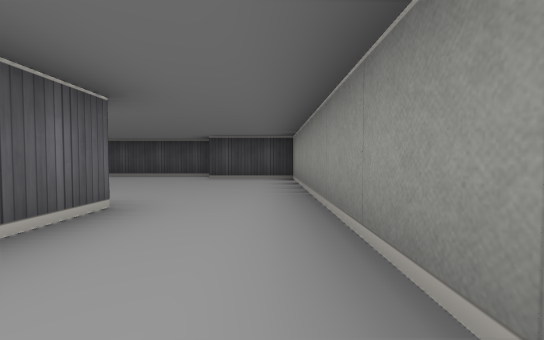
view 1 (above)

16 first-person views from a walk through a cub3D level. The camera is about half as high as the walls, tilts 2° down and sees 90° across. The floor is counted in squares. Each view is taken from the middle of a square. On the plan, view 1 faces up. The plan holds only what a view shows up to about 9 squares ahead; the rest is blank.

view 2
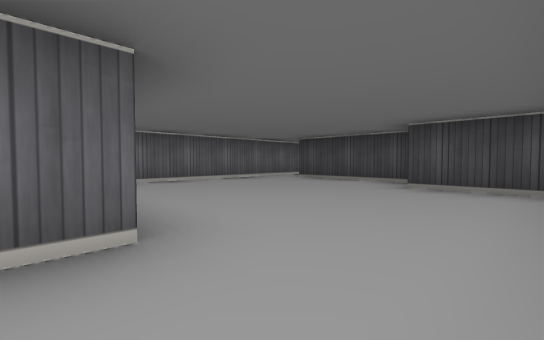

view 3
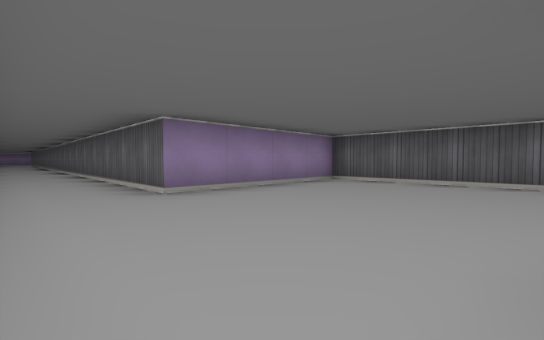

view 4
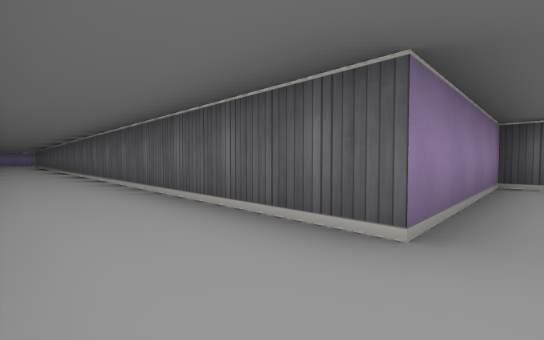

view 5
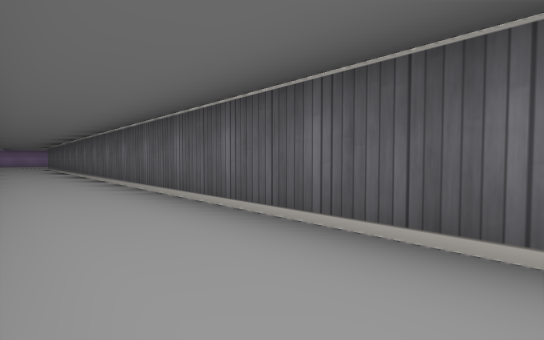

view 6
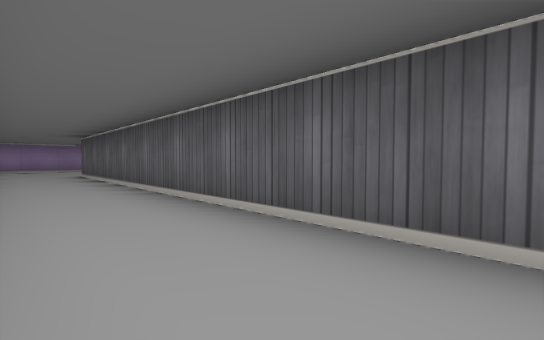

view 7
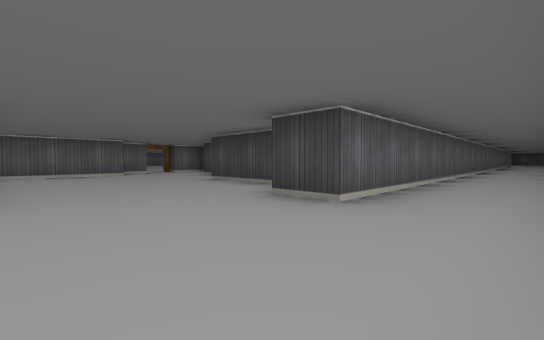

view 8
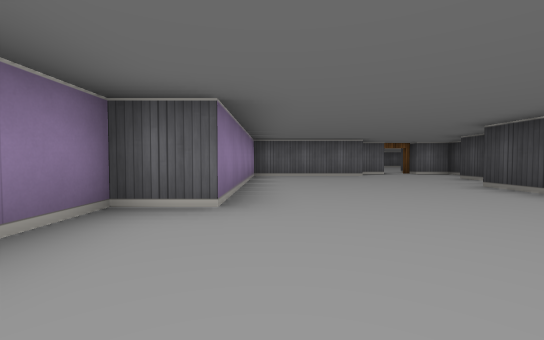

view 9
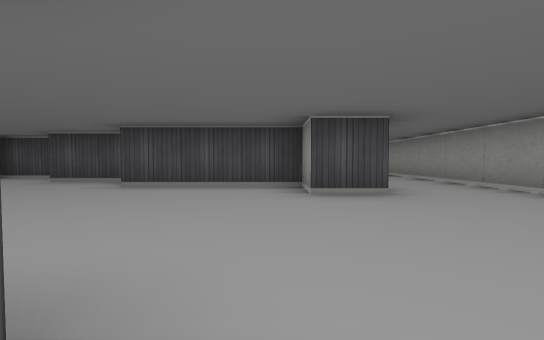

view 10
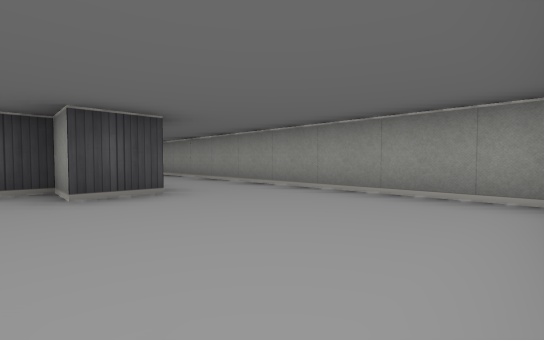

view 11
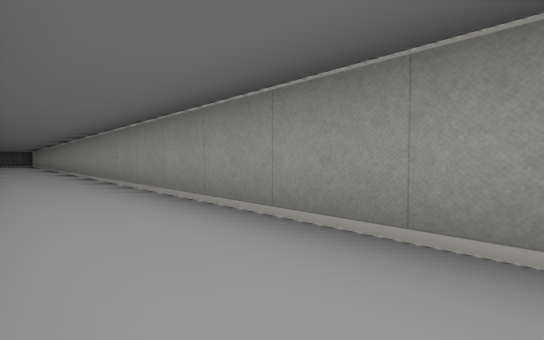

view 12
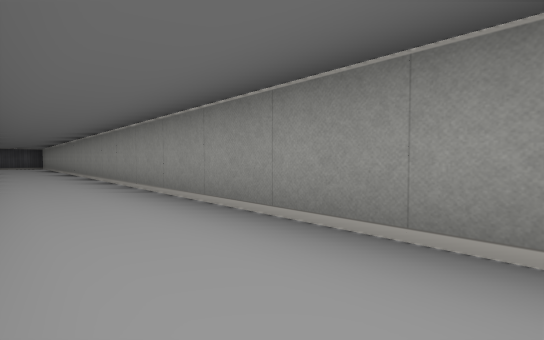

view 13
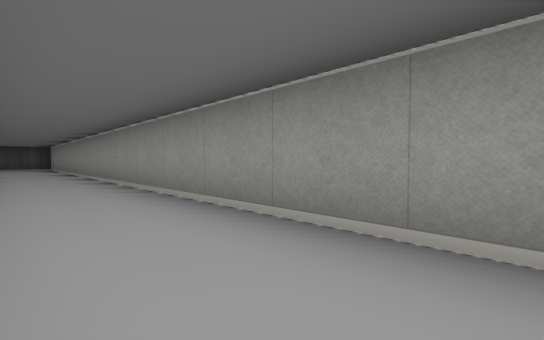

view 14
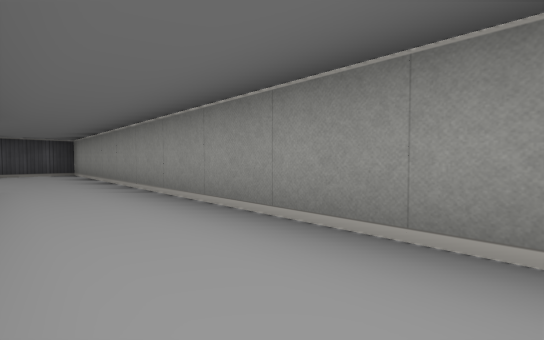

view 15
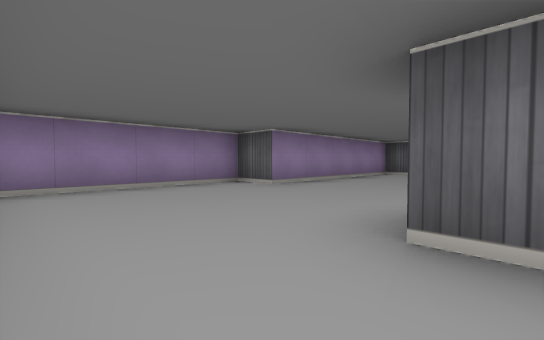

view 16
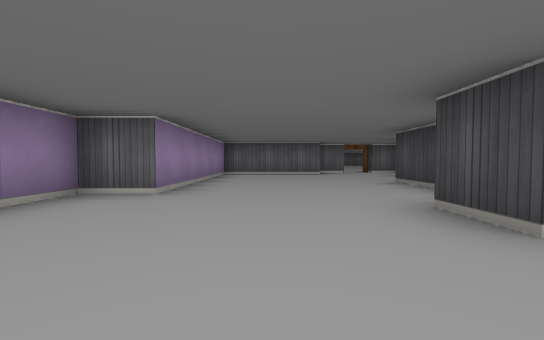

### Floor plan
Ten units are one square. View 1 is at (0, 0); x grows to the right and y downward. Boxes are objects, and circles mark ways between rooms. Rooms are numbered by the first view taken in them; rooms with no view inside come last. Other rooms are left out.
<svg viewBox="-105 -85 115 315">
<path fill="none" stroke="#000" d="M-60 165 -75 165M-82 155 -95 155 -95 165M5 221 5 -25M-85 184 -85 215 -35 215 -35 225 1 225M-95 175 -95 182M-15 -25 -15 185 -25 185 -25 175 -55 175M-16 -75 -45 -75M-55 -76 -55 -25 -15 -25M5 -25 5 -65 -15 -65"/>
<circle cx="-5" cy="-20" r="3" fill="#2a7"/>
<text x="-10" y="140">1</text>
<text x="-30" y="-50">2</text>
</svg>
Room 1 opens to room 2.

Where each view was taken, in squares from view 1:
view 1: 0 up, 0 right, facing up
view 2: 2 up, 0 right, facing up-left
view 3: 6 up, 0 right, facing down-left
view 4: 3 up, 0 right, facing down-left
view 5: 3 down, 0 right, facing down-left
view 6: 10 down, 0 right, facing down-left
view 7: 21 down, 0 right, facing up-left
view 8: 21 down, 1 left, facing left
view 9: 22 down, 3 left, facing up
view 10: 22 down, 3 left, facing up-right
view 11: 17 down, 1 left, facing up-right
view 12: 11 down, 1 left, facing up-right
view 13: 8 down, 1 left, facing up-right
view 14: 3 down, 1 left, facing up-right
view 15: 18 down, 0 right, facing down-left
view 16: 20 down, 0 right, facing left
